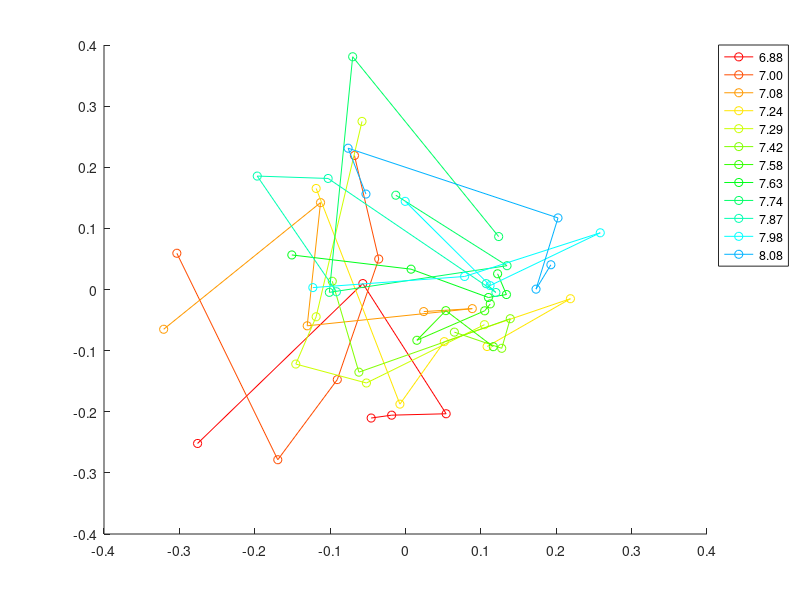
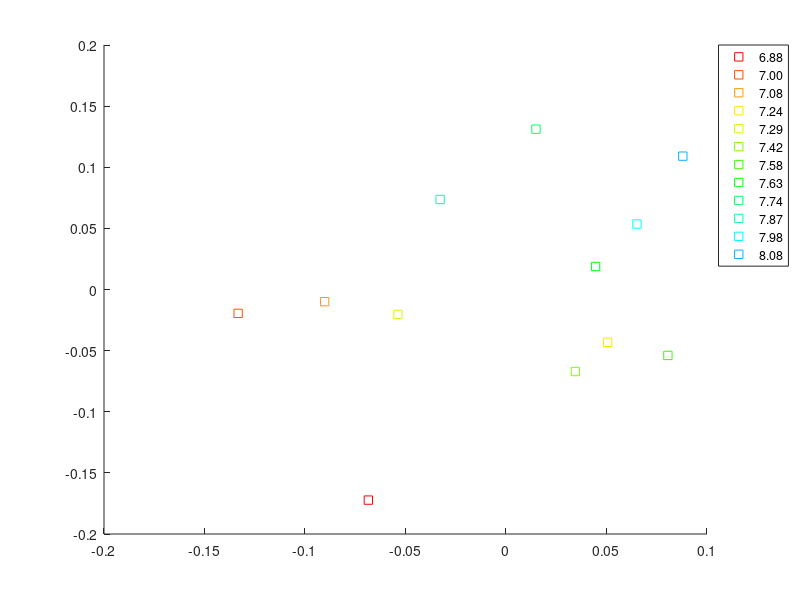
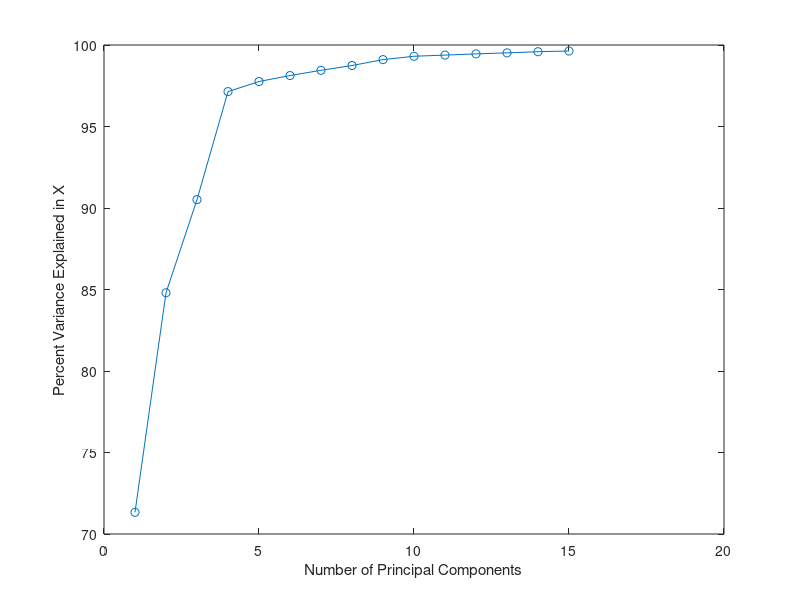
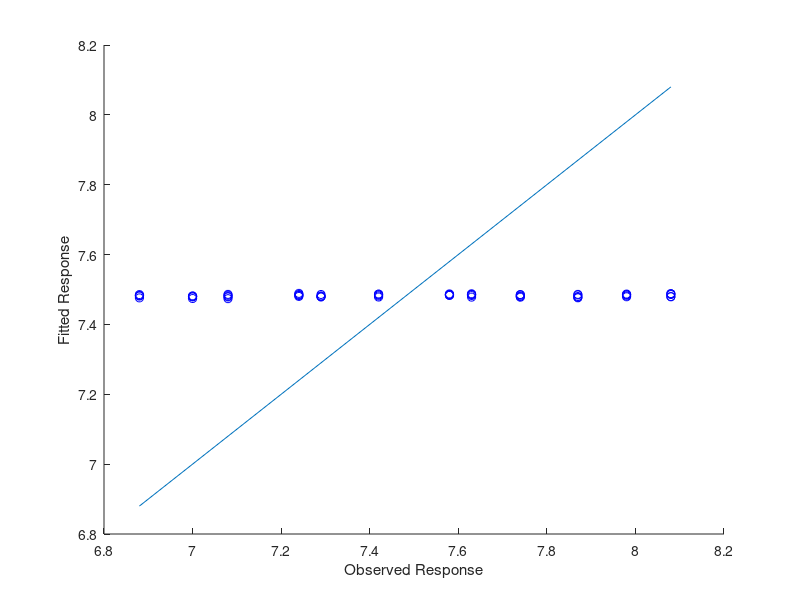

The MATLAB script that drew these images, in order:
clear; close all; clc

nlevels = 12;
nreps = 5;

%% Virtualization
fprintf('Visualizing dataset for PLS.\n\n');
cc = hsv(20);
load samples_chip1_new;
load pH2;

featurenum = size(X, 1);

X = X';
sumup = sum(X,2);
X = bsxfun(@rdivide,X,sumup);
[n,m] = size(X);
[~,~,Xscores,~,~,PLSPctVar] = plsregress(X,pH);

figure('name', 'PLS');
hold on;
pHindex = zeros(nlevels, 1);
for i = 0:nlevels - 1
    plot(Xscores(i*nreps+1:i*nreps+nreps,1), Xscores(i*nreps+1:i*nreps+nreps,2), 'o-', 'color', cc(i+1,:));
    pHindex(i + 1) = i * nreps + 1;
end

legendCell = cellstr(num2str(pH(pHindex), '%.2f'));
legend(legendCell, 'Location', 'BestOutside');
hold off;

figure('name', 'PLS');
hold on;
for i = 0:nlevels - 1
    plot(mean(Xscores(i*nreps+1:i*nreps+nreps,1)), mean(Xscores(i*nreps+1:i*nreps+nreps,2)), 's', 'color', cc(i+1,:));
end
legend(legendCell, 'Location', 'BestOutside');
hold off;

fprintf('Program paused. Press enter to continue.\n\n');
pause;

%% Explaination
fprintf('Plotting the explanation of PLS.\n\n');
figure('name', 'Explain');
plot(1:15, 100*cumsum(PLSPctVar(1,1:15)),'o-');
xlabel('Number of Principal Components');
ylabel('Percent Variance Explained in X');
fprintf('Program paused. Press enter to continue.\n\n');
pause;

%% Evaluation
% Divide dataset into training set and testing set and evaluate the model.
fprintf('Divide dataset into train set and test set and evaluate the model.\n\n');
load index;

compcnt = 30;
v = zeros(compcnt*nreps, featurenum);
tot = zeros(compcnt, 1);
tot_MAE = zeros(compcnt, 1);


for k = 1:compcnt
    
    figure('name', num2str(k, 'PLSR with %d Components'));
    hold on;

	for i = 1:nreps
        test = (indices == i); train = ~test;
        Xtrain = X(train,:);
        pHtrain = pH(train);
        Xtest = X(test,:);
        pHtest = pH(test);
   
        [Xloadings,Yloadings,Xscores,Yscores,~,PLSPctVar] = plsregress(Xtrain,pHtrain,k);
        betaPLS = regress(pHtrain - mean(pHtrain), Xtrain * Xloadings(:,1:k));
        betaPLS = Xloadings(:,1:k) * betaPLS;
        
        v((k-1)*nreps+i, :) = betaPLS';
        
        betaPLS = [mean(pHtrain) - mean(Xtrain) * betaPLS; betaPLS];
        yfitPLS = [ones(size(Xtest,1),1) Xtest]*betaPLS;
        plot(pHtest,yfitPLS,'bo');
        xlabel('Observed Response');
        ylabel('Fitted Response');
    
        SMSE = (sum((yfitPLS - pHtest) .^ 2) / sum((pHtest - mean(pHtest)) .^ 2));
        MAE = sum(abs(yfitPLS - pHtest)) / nlevels;
        tot(k) = tot(k) + SMSE;
        tot_MAE(k) = tot_MAE(k) + MAE;
    end
    lx = [min(pHtest) max(pHtest)];
    ly = lx;
    plot(lx, ly);
    hold off;

    fprintf('The average of SMSE and MAE with %d components are %f and %f\n', k, tot(k) / nreps, tot_MAE(k) / nreps);
end